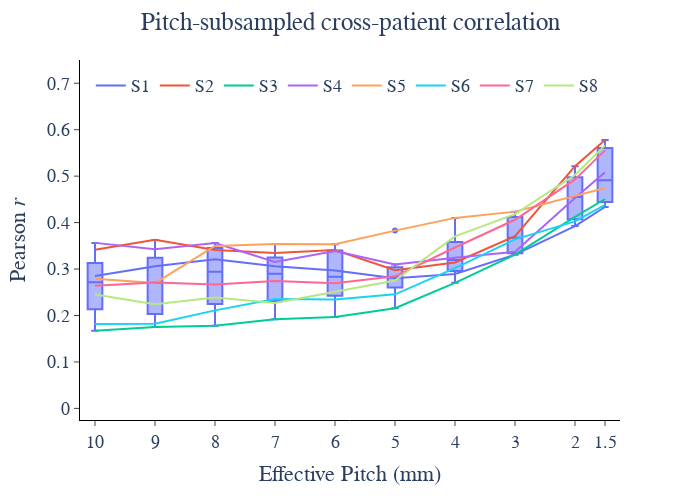

Notebook code cell kept with this figure:
### Code cell
fig = px.line(mean_pitch_corr_df, x='Pitch', y="Correlation", color='Patient', width=700, height=500)
fig.add_traces(px.box(mean_pitch_corr_df, x='Pitch', y="Correlation").data)

fig.update_layout(
    plot_bgcolor='white',
    legend=dict(
        orientation='h',
        yanchor='top',
        y=0.98,
        xanchor='left',
        x=0.02,
        title_text=''
    ),
    title_text=f'Pitch-subsampled cross-patient correlation',
    title_x=0.5,
    font=dict(size=18, family='Arial'),
)
fig.update_xaxes(
    title='Effective Pitch (mm)',
    mirror=False,
    ticks='outside',
    showline=True,
    linecolor='black',
    showgrid=False,
    autorange='reversed',
    tickvals=pitch_list,
)
fig.update_yaxes(
    title='Pearson <i>r</i>',
    mirror=False,
    ticks='outside',
    showline=True,
    linecolor='black',
    showgrid=False,
    range=[-0.025, 0.75]
)

# fig.write_image(r"C:\Users\zms14\Box\CoganLab\IndividualMeetings\Zac\manuscripts\cross_patient_speech_decoding\figures\fig_5\pitch_subsamp_corr.svg")
fig.show()

### Figure 1 — Plotly figure (JSON) as saved in the notebook; plotly's stock layout.template omitted (floating-point values rounded to 4 significant figures)
{"data": [{"hovertemplate": "Patient=S1<br>Pitch=%{x}<br>Correlation=%{y}<extra></extra>", "legendgroup": "S1", "line": {"color": "#636efa", "dash": "solid"}, "marker": {"symbol": "circle"}, "mode": "lines", "name": "S1", "orientation": "v", "showlegend": true, "type": "scatter", "x": [1.5, 2, 3, 4, 5, 6, 7, 8, 9, 10], "xaxis": "x", "y": [0.4336, 0.3926, 0.3311, 0.2895, 0.2801, 0.297, 0.3058, 0.3211, 0.3062, 0.2848], "yaxis": "y"}, {"hovertemplate": "Patient=S2<br>Pitch=%{x}<br>Correlation=%{y}<extra></extra>", "legendgroup": "S2", "line": {"color": "#EF553B", "dash": "solid"}, "marker": {"symbol": "circle"}, "mode": "lines", "name": "S2", "orientation": "v", "showlegend": true, "type": "scatter", "x": [1.5, 2, 3, 4, 5, 6, 7, 8, 9, 10], "xaxis": "x", "y": [0.5779, 0.5215, 0.3705, 0.314, 0.2974, 0.3408, 0.3346, 0.341, 0.3628, 0.3415], "yaxis": "y"}, {"hovertemplate": "Patient=S3<br>Pitch=%{x}<br>Correlation=%{y}<extra></extra>", "legendgroup": "S3", "line": {"color": "#00cc96", "dash": "solid"}, "marker": {"symbol": "circle"}, "mode": "lines", "name": "S3", "orientation": "v", "showlegend": true, "type": "scatter", "x": [1.5, 2, 3, 4, 5, 6, 7, 8, 9, 10], "xaxis": "x", "y": [0.4508, 0.4124, 0.3309, 0.2702, 0.2156, 0.1969, 0.192, 0.1778, 0.175, 0.1673], "yaxis": "y"}, {"hovertemplate": "Patient=S4<br>Pitch=%{x}<br>Correlation=%{y}<extra></extra>", "legendgroup": "S4", "line": {"color": "#ab63fa", "dash": "solid"}, "marker": {"symbol": "circle"}, "mode": "lines", "name": "S4", "orientation": "v", "showlegend": true, "type": "scatter", "x": [1.5, 2, 3, 4, 5, 6, 7, 8, 9, 10], "xaxis": "x", "y": [0.5082, 0.4528, 0.3372, 0.3245, 0.3098, 0.3385, 0.3151, 0.3561, 0.3424, 0.3563], "yaxis": "y"}, {"hovertemplate": "Patient=S5<br>Pitch=%{x}<br>Correlation=%{y}<extra></extra>", "legendgroup": "S5", "line": {"color": "#FFA15A", "dash": "solid"}, "marker": {"symbol": "circle"}, "mode": "lines", "name": "S5", "orientation": "v", "showlegend": true, "type": "scatter", "x": [1.5, 2, 3, 4, 5, 6, 7, 8, 9, 10], "xaxis": "x", "y": [0.4743, 0.4569, 0.4236, 0.4101, 0.3827, 0.3533, 0.3537, 0.3498, 0.2697, 0.279], "yaxis": "y"}, {"hovertemplate": "Patient=S6<br>Pitch=%{x}<br>Correlation=%{y}<extra></extra>", "legendgroup": "S6", "line": {"color": "#19d3f3", "dash": "solid"}, "marker": {"symbol": "circle"}, "mode": "lines", "name": "S6", "orientation": "v", "showlegend": true, "type": "scatter", "x": [1.5, 2, 3, 4, 5, 6, 7, 8, 9, 10], "xaxis": "x", "y": [0.4381, 0.4025, 0.3638, 0.302, 0.2456, 0.2346, 0.2356, 0.211, 0.1824, 0.1817], "yaxis": "y"}, {"hovertemplate": "Patient=S7<br>Pitch=%{x}<br>Correlation=%{y}<extra></extra>", "legendgroup": "S7", "line": {"color": "#FF6692", "dash": "solid"}, "marker": {"symbol": "circle"}, "mode": "lines", "name": "S7", "orientation": "v", "showlegend": true, "type": "scatter", "x": [1.5, 2, 3, 4, 5, 6, 7, 8, 9, 10], "xaxis": "x", "y": [0.5554, 0.4929, 0.406, 0.3464, 0.2843, 0.2693, 0.2744, 0.2668, 0.2709, 0.2642], "yaxis": "y"}, {"hovertemplate": "Patient=S8<br>Pitch=%{x}<br>Correlation=%{y}<extra></extra>", "legendgroup": "S8", "line": {"color": "#B6E880", "dash": "solid"}, "marker": {"symbol": "circle"}, "mode": "lines", "name": "S8", "orientation": "v", "showlegend": true, "type": "scatter", "x": [1.5, 2, 3, 4, 5, 6, 7, 8, 9, 10], "xaxis": "x", "y": [0.5662, 0.5023, 0.4183, 0.3703, 0.2751, 0.2503, 0.2269, 0.2387, 0.224, 0.2454], "yaxis": "y"}, {"alignmentgroup": "True", "hovertemplate": "Pitch=%{x}<br>Correlation=%{y}<extra></extra>", "legendgroup": "", "marker": {"color": "#636efa"}, "name": "", "notched": false, "offsetgroup": "", "orientation": "v", "showlegend": false, "type": "box", "x": [1.5, 2, 3, 4, 5, 6, 7, 8, 9, 10, 1.5, 2, 3, 4, 5, 6, 7, 8, 9, 10, 1.5, 2, 3, 4, 5, 6, 7, 8, 9, 10, 1.5, 2, 3, 4, 5, 6, 7, 8, 9, 10, 1.5, 2, 3, 4, 5, 6, 7, 8, 9, 10, 1.5, 2, 3, 4, 5, 6, 7, 8, 9, 10, 1.5, 2, 3, 4, 5, 6, 7, 8, 9, 10, 1.5, 2, 3, 4, 5, 6, 7, 8, 9, 10], "x0": " ", "xaxis": "x", "y": [0.4336, 0.3926, 0.3311, 0.2895, 0.2801, 0.297, 0.3058, 0.3211, 0.3062, 0.2848, 0.5779, 0.5215, 0.3705, 0.314, 0.2974, 0.3408, 0.3346, 0.341, 0.3628, 0.3415, 0.4508, 0.4124, 0.3309, 0.2702, 0.2156, 0.1969, 0.192, 0.1778, 0.175, 0.1673, 0.5082, 0.4528, 0.3372, 0.3245, 0.3098, 0.3385, 0.3151, 0.3561, 0.3424, 0.3563, 0.4743, 0.4569, 0.4236, 0.4101, 0.3827, 0.3533, 0.3537, 0.3498, 0.2697, 0.279, 0.4381, 0.4025, 0.3638, 0.302, 0.2456, 0.2346, 0.2356, 0.211, 0.1824, 0.1817, 0.5554, 0.4929, 0.406, 0.3464, 0.2843, 0.2693, 0.2744, 0.2668, 0.2709, 0.2642, 0.5662, 0.5023, 0.4183, 0.3703, 0.2751, 0.2503, 0.2269, 0.2387, 0.224, 0.2454], "y0": " ", "yaxis": "y"}], "layout": {"font": {"family": "Arial", "size": 18}, "height": 500, "legend": {"orientation": "h", "title": {"text": ""}, "tracegroupgap": 0, "x": 0.02, "xanchor": "left", "y": 0.98, "yanchor": "top"}, "margin": {"t": 60}, "plot_bgcolor": "white", "title": {"text": "Pitch-subsampled cross-patient correlation", "x": 0.5}, "width": 700, "xaxis": {"anchor": "y", "autorange": "reversed", "domain": [0, 1], "linecolor": "black", "mirror": false, "showgrid": false, "showline": true, "ticks": "outside", "tickvals": [10, 9, 8, 7, 6, 5, 4, 3, 2, 1.5], "title": {"text": "Effective Pitch (mm)"}}, "yaxis": {"anchor": "x", "domain": [0, 1], "linecolor": "black", "mirror": false, "range": [-0.025, 0.75], "showgrid": false, "showline": true, "ticks": "outside", "title": {"text": "Pearson <i>r</i>"}}}}
